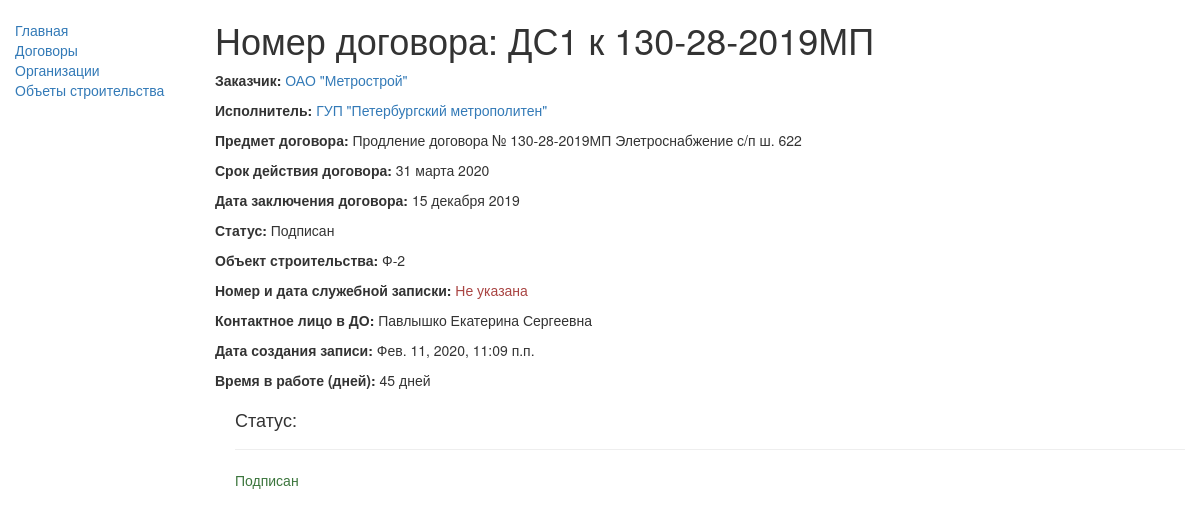
The page /catalog/contract/1 on the database its author committed.
### catalog/models.py (models this page shows, shortened)
class Contract(models.Model):
    number = models.CharField(max_length=50, verbose_name="Номер договора")
    customer = models.ForeignKey('Company', on_delete=models.SET_NULL, null=True, verbose_name="Заказчик",
                                 related_name = 'Company_customer')
    executor = models.ForeignKey('Company', on_delete=models.SET_NULL, null=True, verbose_name="Исполнитель",
                                 related_name = 'Company_executor')
    subject_of_contract = models.TextField(max_length=500, verbose_name="Предмет договора")
    contract_time = models.DateField(null=True, blank=True, verbose_name="Срок действия договора")
    date_of_conclusion = models.DateField(null=True, blank=True, verbose_name="Дата заключения договора")
    status = (
        ('s', 'Подписан'),
        ('o', 'На подписании'),
        ('c', 'Аннулирован'),
        ('t', 'Расторгнут'),
    )
    contract_status = models.CharField(max_length=13, choices=status, default='o', verbose_name="Статус договора")
    constr_object = models.ForeignKey('ConstructionObject', on_delete=models.SET_NULL, null=True,
                                      verbose_name="Объект строительства",
                                      related_name = 'ConstructionObject_constr_object')
    num_work_note = models.IntegerField(null=True, blank=True, verbose_name="Номер служебной записки")
    date_work_note = models.DateField(null=True, blank=True, verbose_name="Дата служебной записки")
    publish = models.DateTimeField(auto_now_add=True, verbose_name="Дата создания записи") # дата создания записи (не видна в админке)
    person_name = (
        ('1', 'Павлышко Екатерина Сергеевна'),
        ('2', 'Пуленкова Римма Николаевна'),
        ('3', 'Бочков Максим Александрович'),
        ('4', 'Великородная Оксана Леонидовна')
    )
    person = models.CharField(max_length=20, choices=person_name, default='Павлышко Е. С.', verbose_name="Контактное лицо ДО")
    class Meta:
        ordering = ["contract_status"] # сортировка договоров по статусу

class Company(models.Model):
    name = models.CharField(max_length=300, verbose_name="Полное наименование организации")
    short_name = models.CharField(max_length=100, verbose_name="Сокращенное наименование")
    phone = models.CharField(max_length=100, verbose_name="Контактный телефон", default=" ")
    class Meta:
        ordering = ["short_name"] # сортировка организаций по сокращенному наименованию
    def __str__(self):
        return self.short_name

class ConstructionObject(models.Model):
    line_name = (
        ('НВЛ', 'Невско-Василеостровская линия'),
        ('Ф-2', 'Фрунзенский радиус'),
        ('ЛПЛ', 'Лахтинско-Правобережная линиия'),
        ('ККЛ', 'Красносельско-Калининская линия'),
        ('Другое', 'Другое'),
    )
    line = models.CharField(max_length=50, choices=line_name, default='Другое', verbose_name="Объект строительства")
    requisites = models.TextField(max_length=500, verbose_name="Реквизиты")
    """
    # государственный контракт
    gk = {
        "NVL_GK":line_name[0],
        "F2_GK":line_name[1],
        "LPL_GK":line_name[2],
        "KKL_GK":line_name[3],
    }
    """
    class Meta:
        ordering = ["-line"] # сортировка объектов строительства по линии
    def __str__(self):
        return self.line

### catalog/views.py (the view)
# urls.py: url(r'^contract/(?P<pk>\d+)$', views.ContractDetailView.as_view(), name='contract-detail'), #подробное описание договора
class ContractDetailView(generic.DetailView):
    model = Contract
    def get_object(self):
        object = super(ContractDetailView, self).get_object()
        if object.date_work_note:
            object.work_time = datetime.datetime.now().date() - object.date_work_note # если есть дата СЗ
        else:
            object.work_time = datetime.datetime.now().date() - object.publish.date() # если нет даты СЗ (от даты записи)
        object.save()
        return object

### catalog/templates/catalog/contract_detail.html
{% extends "base_generic.html" %}
{% block content %}
  <h1>Номер договора: {{ contract.number }}</h1>
  <p><strong>Заказчик:</strong> <a href="{% url 'company-detail' contract.customer.pk %}">
    {{ contract.customer }}</a></p>
  <p><strong>Исполнитель:</strong> <a href="{% url 'company-detail' contract.executor.pk %}">
    {{ contract.executor }}</a></p>
  <p><strong>Предмет договора:</strong> {{ contract.subject_of_contract }}</p>
  <p><strong>Срок действия договора:</strong>
    <span class="{% if not contract.contract_time %}text-danger{% endif %}">
      {% if not contract.contract_time %} Не указан {% else %} {{ contract.contract_time }} {% endif %}
    </span></p>
  <p><strong>Дата заключения договора:</strong>
    <span class="{% if not contract.date_of_conclusion %}text-danger{% endif %}">
      {% if not contract.date_of_conclusion %} Не указана {% else %} {{ contract.date_of_conclusion }} {% endif %}
    </span></p>
  <p><strong>Статус:</strong> {{ contract.get_contract_status_display }}</p>
  <p><strong>Объект строительства:</strong> {{ contract.constr_object }}</p>
  <p><strong>Номер и дата служебной записки:</strong>
    <span class="{% if not contract.num_work_note %}text-danger{% endif %}">
    {% if not contract.num_work_note %} Не указана {% else %} № {{ contract.num_work_note }} от {{ contract.date_work_note }} {% endif %}
    </span></p>
  <p><strong>Контактное лицо в ДО:</strong> {{ contract.get_person_display }}</p>
  <p><strong>Дата создания записи:</strong> {{ contract.publish }}</p>
  <p><strong>Время в работе (дней): </strong> {{ contract.work_time.days }} дней</p>
  <div style="margin-left:20px;margin-top:20px">
    <h4>Статус: </h4>
    <hr>
    <p class="{% if contract.contract_status == 's' %}text-success{% elif contract.contract_status == 'o' %}text-danger{% else %}text-warning{% endif %}">{{ contract.get_contract_status_display }}</p>
  </div>
{% endblock %}

### rows shown on the page
Contract: number "ДС1 к 130-28-2019МП", customer "ОАО \"Метрострой\"", executor "ГУП \"Петербургский метрополитен\"", subject_of_contract "Продление договора № 130-28-2019МП Элетроснабжение с/п ш. 622", contract_time "31 марта 2020", date_of_conclusion "15 декабря 2019", contract_status "Подписан", constr_object "Ф-2", person "Павлышко Екатерина Сергеевна", publish "Фев. 11, 2020, 11:09 п.п.", work_time.days "45"
